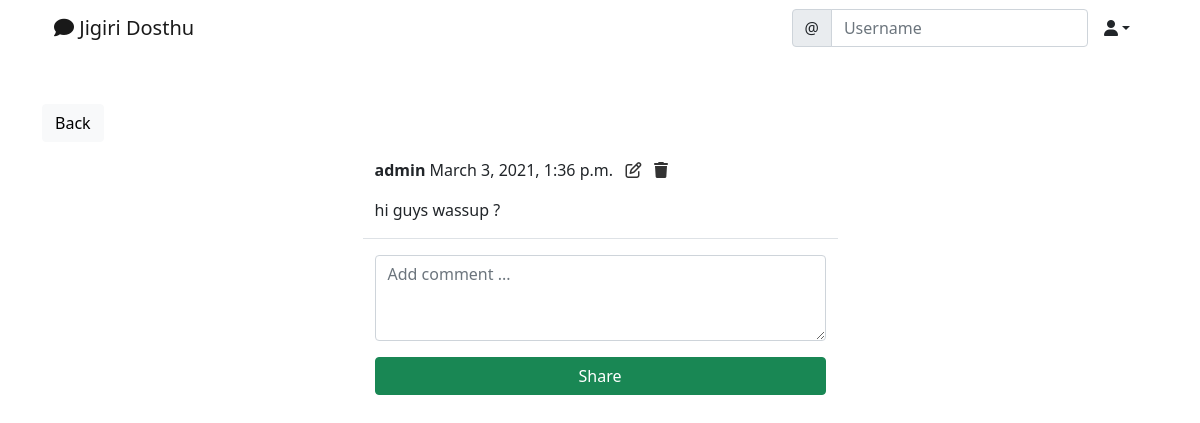
The app's page /social/post/3 (signed in), older data.
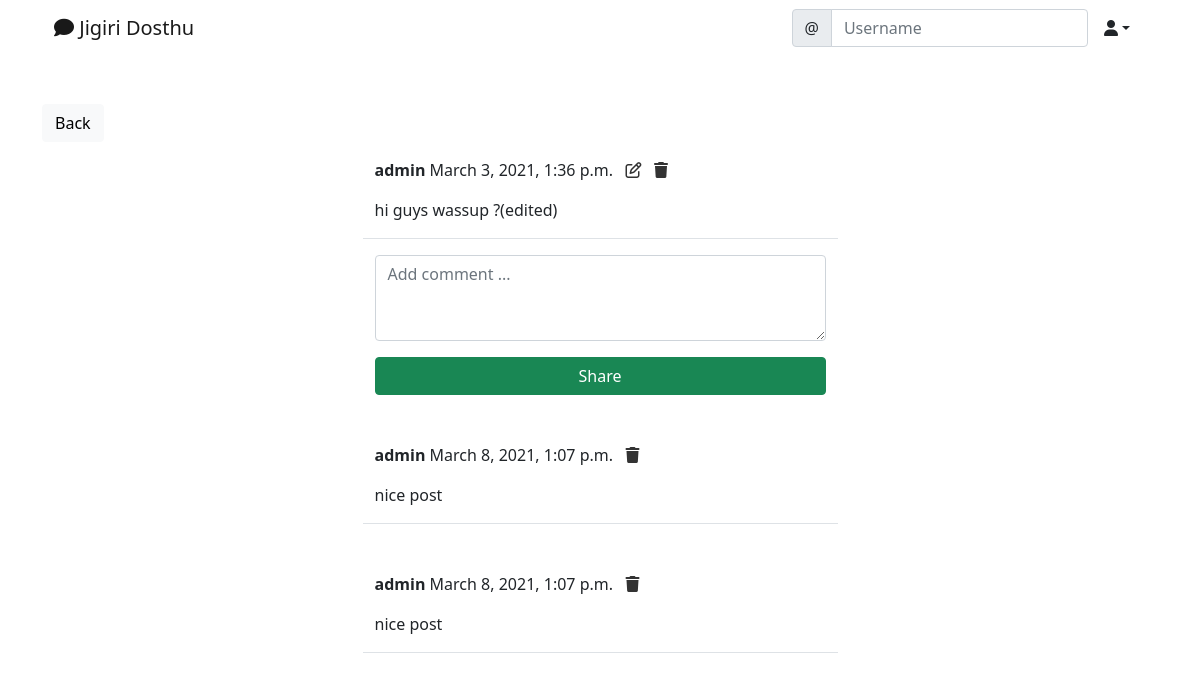
The same page, newer data.
### social/models.py (models this page shows)
class Post(models.Model):
    body = models.TextField()
    created_on = models.DateTimeField(default=timezone.now)
    author = models.ForeignKey(User, on_delete=models.CASCADE)

class Comment(models.Model):
    comment = models.TextField()
    created_on = models.DateTimeField(default=timezone.now)
    author = models.ForeignKey(User, on_delete=models.CASCADE)
    post = models.ForeignKey('Post', on_delete=models.CASCADE)

### social/views.py (the view, shortened to what this page needs)
# urls.py: path('post/<int:pk>', PostDetailView.as_view(), name='post-detail'),
class PostDetailView(LoginRequiredMixin, View):
    def get(self, request, pk, *args, **kwargs):
        post = Post.objects.get(pk = pk)
        form = CommentForm()
        comments = Comment.objects.filter(post=post).order_by('-created_on')
        context = {
            'post': post,
            'form': form,
            'comments': comments
        }
        return render(request, 'social/post_detail.html', context)

### social/forms.py
class CommentForm(forms.ModelForm):
    comment = forms.CharField(
        label='',
        widget=forms.Textarea(attrs={
            'rows': 3,
            'placeholder': 'Add comment ...'
        })
    )
    class Meta:
        model = Comment
        fields = ['comment']

### social/templates/social/post_detail.html (shortened to what this page needs)
{%extends 'landing/base.html'%}
{% load crispy_forms_tags %}
{% block content %}
<div class='container'>
    <div class='row  mt-5'>
        <div class='col-md-5 col-sm-6'>
            <a href="{% url 'post-list' %}" class='btn btn-light'>Back</a>
        </div>
    </div>
    <div class='row justify-content-center mt-3'>
        <div class='col-md-5 col-sm-12 border-bottom'>
            <p>
                <strong>{{ post.author }}</strong> {{ post.created_on }}
                {% if request.user == post.author %}
                &nbsp&nbsp<a href="{% url 'post-edit' post.pk %}" style="color: #333;"><i class="far fa-edit"></i></a>
                &nbsp&nbsp<a href="{% url 'post-delete' post.pk %}" style="color: #333;"><i class="fas fa-trash"></i></a>
                {% endif %}
            </p>
            <p>{{ post.body }}</p>
        </div>
    </div>
    <div class='row justify-content-center mt-3 mb-5'>
        <div class='col-md-5 col-sm-12'>
            <form method='POST'>
                {{ form | crispy }}
                <div class='d-grid gap-2'>
                    <button class='btn btn-success mt-3'>Share</button>
                </div>
            </form>
        </div>
    </div>
    {% for comment in comments %}
    <div class='row justify-content-center mt-3 mb-5 '>
        <div class='col-md-5 col-sm-12 border-bottom'>
        <p>
            <strong>{{ comment.author }}</strong>
            {{ comment.created_on }}
            {% if request.user == comment.author %}
                &nbsp&nbsp<a href="{% url 'comment-delete' post.pk comment.pk %}" style="color: #333;"><i class="fas fa-trash"></i></a>
            {% endif %}
        </p>
        <p>{{ comment.comment }}</p>
        </div>
    </div>
    {% endfor %}
</div>
{% endblock content %}

Row changes from the older to the newer data that the page shows:
changed Post "admin": body "hi guys wassup ?" → "hi guys wassup ?(edited)"
added Comment: author "admin", created_on "March 8, 2021, 1:07 p.m.", comment "nice post"
added Comment: author "admin", created_on "March 8, 2021, 1:07 p.m.", comment "nice post"
